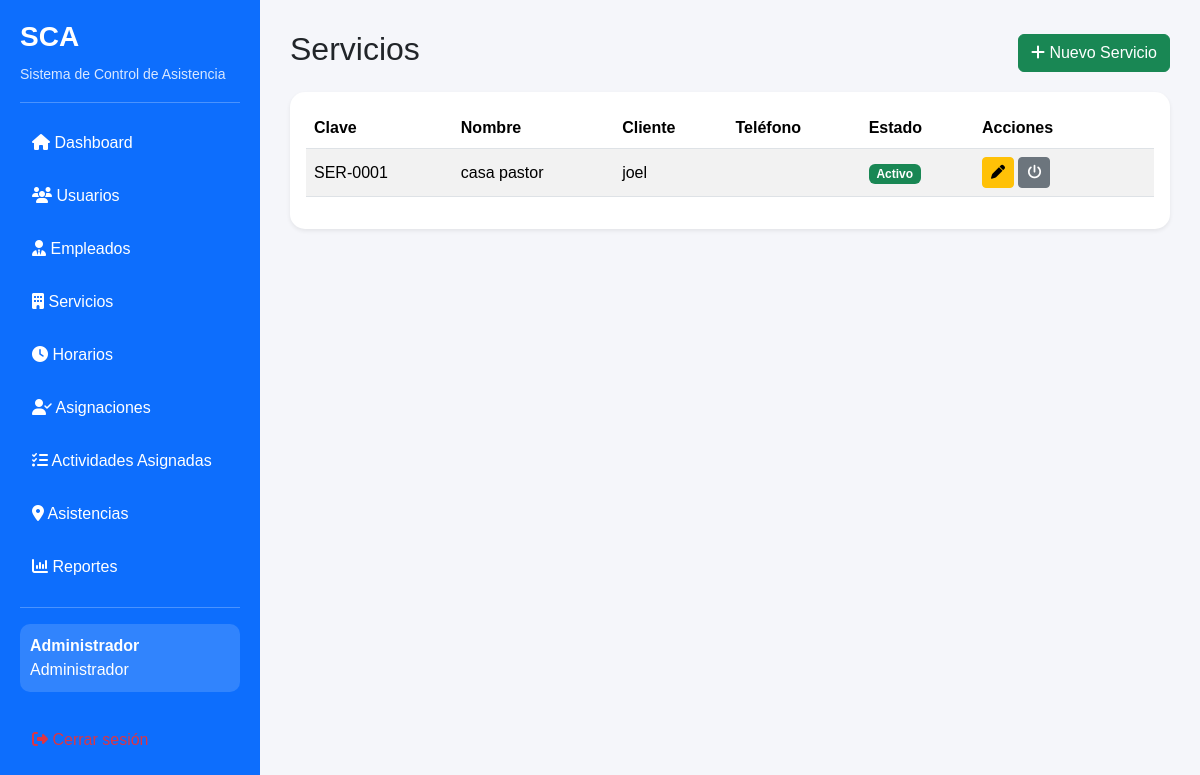
The app's page /servicios (signed in), older data.
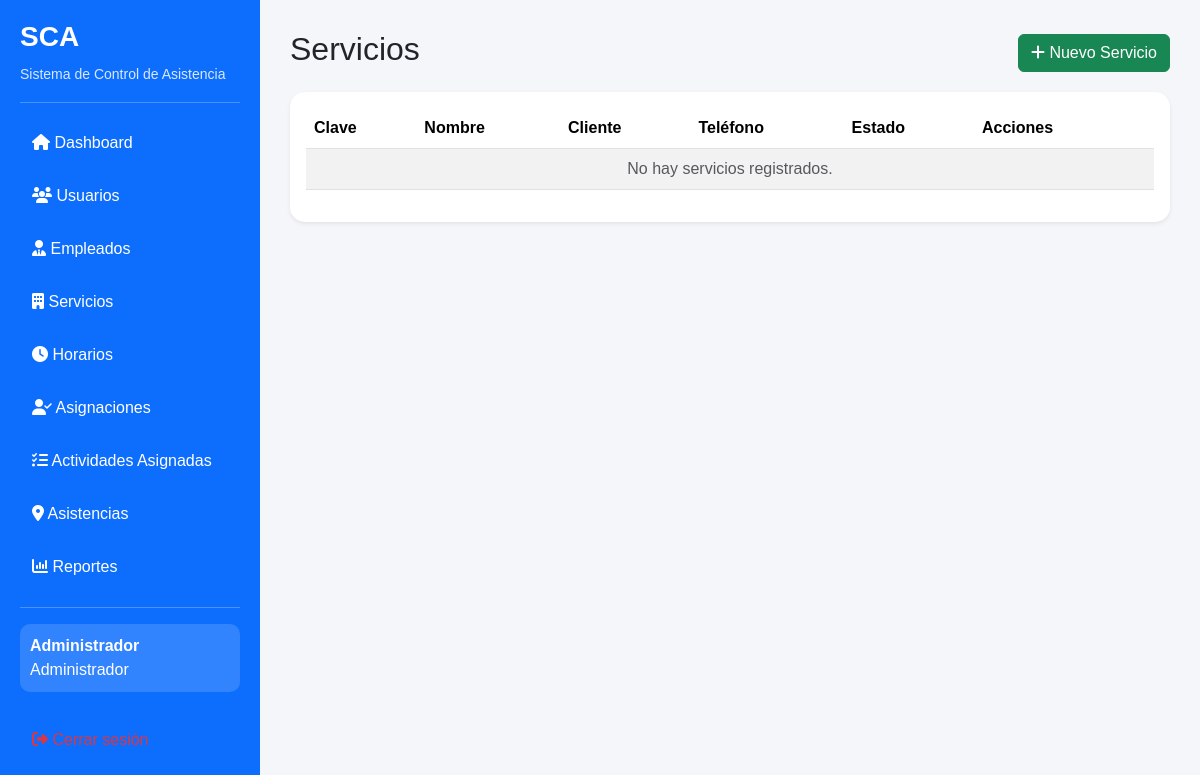
The same page, newer data.
### models.py (models this page shows, shortened)
class Servicio(db.Model):
    __tablename__ = "servicios"
    id = db.Column(db.Integer, primary_key=True)
    clave = db.Column(
        db.String(20),
        unique=True,
        nullable=False
    )
    nombre = db.Column(
        db.String(100),
        nullable=False
    )
    cliente = db.Column(
        db.String(120)
    )
    direccion = db.Column(
        db.String(250)
    )
    telefono = db.Column(
        db.String(30)
    )
    observaciones = db.Column(
        db.Text
    )
    activo = db.Column(
        db.Boolean,
        default=True
    )
    asistencias = db.relationship(
        "Asistencia",
        back_populates="servicio"
    )
    asignaciones = db.relationship(
        "Asignacion",
        back_populates="servicio",
        cascade="all, delete-orphan"
    )

### routes/servicios.py (the view)
@servicios.route("/servicios")
@login_required
@admin_required
def lista_servicios():
    lista = Servicio.query.order_by(
        Servicio.nombre
    ).all()
    return render_template(
        "servicios.html",
        servicios=lista
    )

### app.py (called while the page is built)
@login_manager.user_loader
def load_user(user_id):
    return db.session.get(Usuario, int(user_id))

### utils/permisos.py (called while the page is built)
def admin_required(func):
    @wraps(func)
    def wrapper(*args, **kwargs):
        if not current_user.is_authenticated:
            abort(401)
        if current_user.rol != "Administrador":
            abort(403)
        return func(*args, **kwargs)
    return wrapper

### templates/servicios.html (shortened to what this page needs)
{% extends "base.html" %}
{% block content %}
<div class="d-flex justify-content-between align-items-center mb-3">
    <h2>
        Servicios
    </h2>
    <button
    class="btn btn-success"
    onclick="nuevoServicio()">
    <i class="fa-solid fa-plus"></i>
    Nuevo Servicio
</button>
</div>
<div class="card shadow-sm">
    <div class="card-body">
        <table class="table table-striped table-hover align-middle">
            <thead>
                <tr>
                    <th>Clave</th>
                    <th>Nombre</th>
                    <th>Cliente</th>
                    <th>Teléfono</th>
                    <th>Estado</th>
                    <th width="180">Acciones</th>
                </tr>
            </thead>
            <tbody>
                {% for servicio in servicios %}
                <tr>
                    <td>{{ servicio.clave }}</td>
                    <td>{{ servicio.nombre }}</td>
                    <td>{{ servicio.cliente }}</td>
                    <td>{{ servicio.telefono }}</td>
                    <td>
                        {% if servicio.activo %}
                            <span class="badge bg-success">
                                Activo
                            </span>
                        {% else %}
                            <span class="badge bg-danger">
                                Inactivo
                            </span>
                        {% endif %}
                    </td>
                    <td>
    <button
        class="btn btn-warning btn-sm"
        onclick="editarServicio(
            '{{ servicio.id }}',
            '{{ servicio.nombre|escape }}',
            '{{ servicio.cliente|escape }}',
            '{{ servicio.direccion|escape }}',
            '{{ servicio.telefono|escape }}',
            '{{ servicio.observaciones|default('', true)|escape }}'
        )">
        <i class="fa-solid fa-pen"></i>
    </button>
    <a
        href="{{ url_for('servicios.cambiar_estado_servicio', id=servicio.id) }}"
        class="btn btn-secondary btn-sm">
        <i class="fa-solid fa-power-off"></i>
    </a>
</td>
                </tr>
                {% else %}
                <tr>
                    <td colspan="6" class="text-center text-muted">
                        No hay servicios registrados.
                    </td>
                </tr>
                {% endfor %}
            </tbody>
        </table>
    </div>
</div>
{% endblock %}

Row changes from the older to the newer data that the page shows:
removed Servicio: clave "SER-0001", nombre "casa pastor", cliente "joel", activo "Activo"
Text that changed along with them:
text now shown: "No hay servicios registrados."
